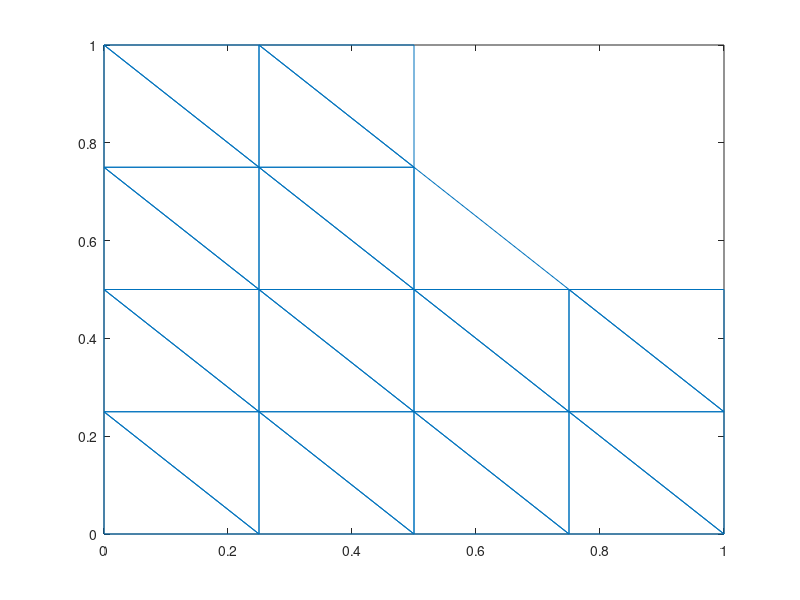

Reproduce this figure in MATLAB.
clear
h=1/4;
x=0:h:1;
M = length(x);

% mesh
col = repmat(x',M,1);
row = reshape(repmat(x,M,1),[numel(col),1]);
N=[row, col];

% triangluation
T = [];
for j = 1:M-1
    for i = 1:M-1
        T = [T;
            i+M*(j-1) i+M*j i+1+M*(j-1);
            i+M*j i+1+M*j i+1+M*(j-1)];
    end
end

B=[];
for n = 1:length(T)
    k = T(n,:);
    x1 = N(k(1),1);
    y1 = N(k(1),2);
    x2 = N(k(2),1);
    y2 = N(k(2),2);
    x3 = N(k(3),1);
    y3 = N(k(3),2);
    
    if x1 > 0.5 && y1 > 0.5
        B=[B n];
    end
    if x2 > 0.5 && y2 > 0.5
        B=[B n];
    end
    if x3 > 0.5 && y3 > 0.5
        B=[B n];
    end
end

B = unique(B);

T(B,:)=[];
% Visualize mesh
trimesh(T,N(:,1),N(:,2))
